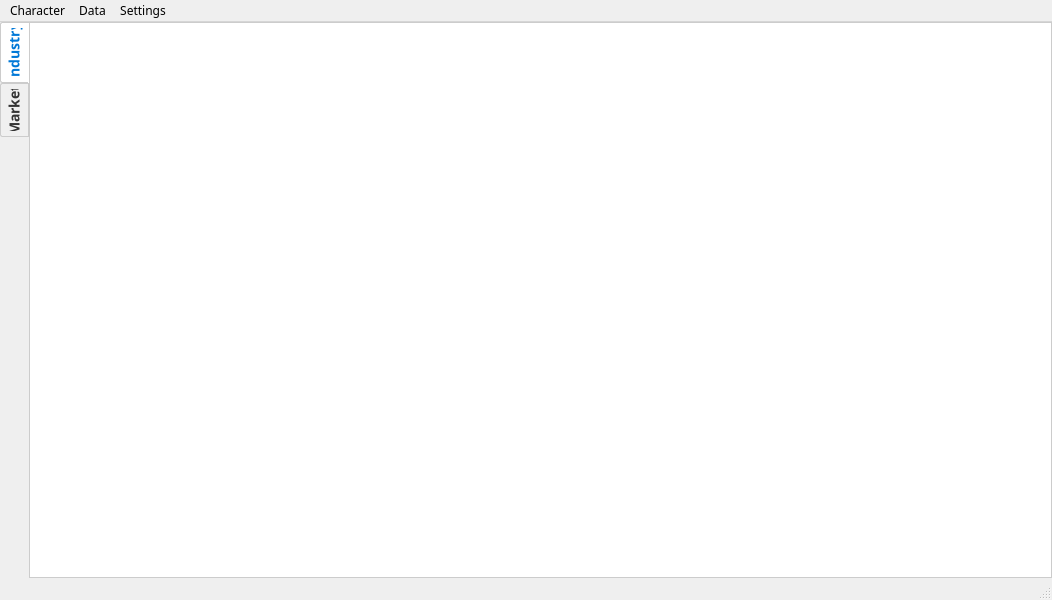
<?xml version="1.0" encoding="UTF-8"?>
<ui version="4.0">
 <class>MainWindow</class>
 <widget class="QMainWindow" name="MainWindow">
  <property name="geometry">
   <rect>
    <x>0</x>
    <y>0</y>
    <width>1052</width>
    <height>600</height>
   </rect>
  </property>
  <property name="font">
   <font>
    <family>JetBrainsMono Nerd Font</family>
   </font>
  </property>
  <property name="windowTitle">
   <string>MainWindow</string>
  </property>
  <widget class="QWidget" name="centralwidget">
   <layout class="QVBoxLayout" name="verticalLayout">
    <property name="spacing">
     <number>0</number>
    </property>
    <property name="leftMargin">
     <number>0</number>
    </property>
    <property name="topMargin">
     <number>0</number>
    </property>
    <property name="rightMargin">
     <number>0</number>
    </property>
    <property name="bottomMargin">
     <number>0</number>
    </property>
    <item>
     <widget class="QTabWidget" name="tabWidget">
      <property name="styleSheet">
       <string notr="true">/* Стили для самих вкладок */
QTabBar::tab {
    background-color: #f0f0f0;
    color: #333333;
    font-family: &quot;Segoe UI&quot;, Arial, sans-serif;
    font-size: 14px;
    font-weight: bold;
    padding: 5px 5px; /* Отступы внутри вкладки */
    min-width: 10px;
    border: 1px solid #cccccc;
    border-top-left-radius: 2px; /* Скругление углов */
    border-bottom-left-radius: 2px;
}

/* Стиль при наведении мыши */
QTabBar::tab:hover {
    background-color: #e0e0e0;
}

/* Стиль активной (выбранной) вкладки */
QTabBar::tab:selected {
    background-color: #ffffff;
    color: #0078d7; /* Синий текст */
    border-right-color: #ffffff; /* Убираем правую рамку, чтобы сливалось с фоном */
}

/* Фон области с контентом */
QTabWidget::pane {
    border: 1px solid #cccccc;
    background-color: #ffffff;
}</string>
      </property>
      <property name="tabPosition">
       <enum>QTabWidget::TabPosition::West</enum>
      </property>
      <property name="tabShape">
       <enum>QTabWidget::TabShape::Rounded</enum>
      </property>
      <property name="currentIndex">
       <number>0</number>
      </property>
      <property name="iconSize">
       <size>
        <width>20</width>
        <height>20</height>
       </size>
      </property>
      <property name="elideMode">
       <enum>Qt::TextElideMode::ElideNone</enum>
      </property>
      <property name="usesScrollButtons">
       <bool>false</bool>
      </property>
      <property name="documentMode">
       <bool>false</bool>
      </property>
      <property name="movable">
       <bool>false</bool>
      </property>
      <property name="tabBarAutoHide">
       <bool>false</bool>
      </property>
      <widget class="QWidget" name="Industry">
       <attribute name="icon">
        <iconset resource="Icon.qrc">
         <normaloff>:/Icon/industry.svg</normaloff>:/Icon/industry.svg</iconset>
       </attribute>
       <attribute name="title">
        <string>Industry</string>
       </attribute>
      </widget>
      <widget class="QWidget" name="Market">
       <attribute name="title">
        <string>Market</string>
       </attribute>
      </widget>
     </widget>
    </item>
   </layout>
  </widget>
  <widget class="QMenuBar" name="menubar">
   <property name="geometry">
    <rect>
     <x>0</x>
     <y>0</y>
     <width>1052</width>
     <height>20</height>
    </rect>
   </property>
   <property name="font">
    <font>
     <family>Agency FB</family>
    </font>
   </property>
   <widget class="QMenu" name="menuCharacter">
    <property name="title">
     <string>Character</string>
    </property>
    <addaction name="actionManage_character"/>
   </widget>
   <widget class="QMenu" name="menuData">
    <property name="title">
     <string>Data</string>
    </property>
    <addaction name="actionSDE"/>
    <addaction name="actionESI_Status"/>
    <addaction name="actionView_Log"/>
   </widget>
   <widget class="QMenu" name="menuSettings">
    <property name="title">
     <string>Settings</string>
    </property>
    <addaction name="actionAssets_profile"/>
    <addaction name="actionIndustry_profile"/>
   </widget>
   <addaction name="menuCharacter"/>
   <addaction name="menuData"/>
   <addaction name="menuSettings"/>
  </widget>
  <widget class="QStatusBar" name="statusbar"/>
  <action name="actionManage_character">
   <property name="text">
    <string>Manage character</string>
   </property>
  </action>
  <action name="actionSDE">
   <property name="text">
    <string>SDE</string>
   </property>
  </action>
  <action name="actionESI_Status">
   <property name="text">
    <string>ESI-Status</string>
   </property>
  </action>
  <action name="actionView_Log">
   <property name="text">
    <string>View Log</string>
   </property>
  </action>
  <action name="actionAssets_profile">
   <property name="enabled">
    <bool>true</bool>
   </property>
   <property name="text">
    <string>Assets profile</string>
   </property>
  </action>
  <action name="actionIndustry_profile">
   <property name="text">
    <string>Industry profile</string>
   </property>
  </action>
 </widget>
 <resources>
  <include location="Icon.qrc"/>
 </resources>
 <connections/>
</ui>
